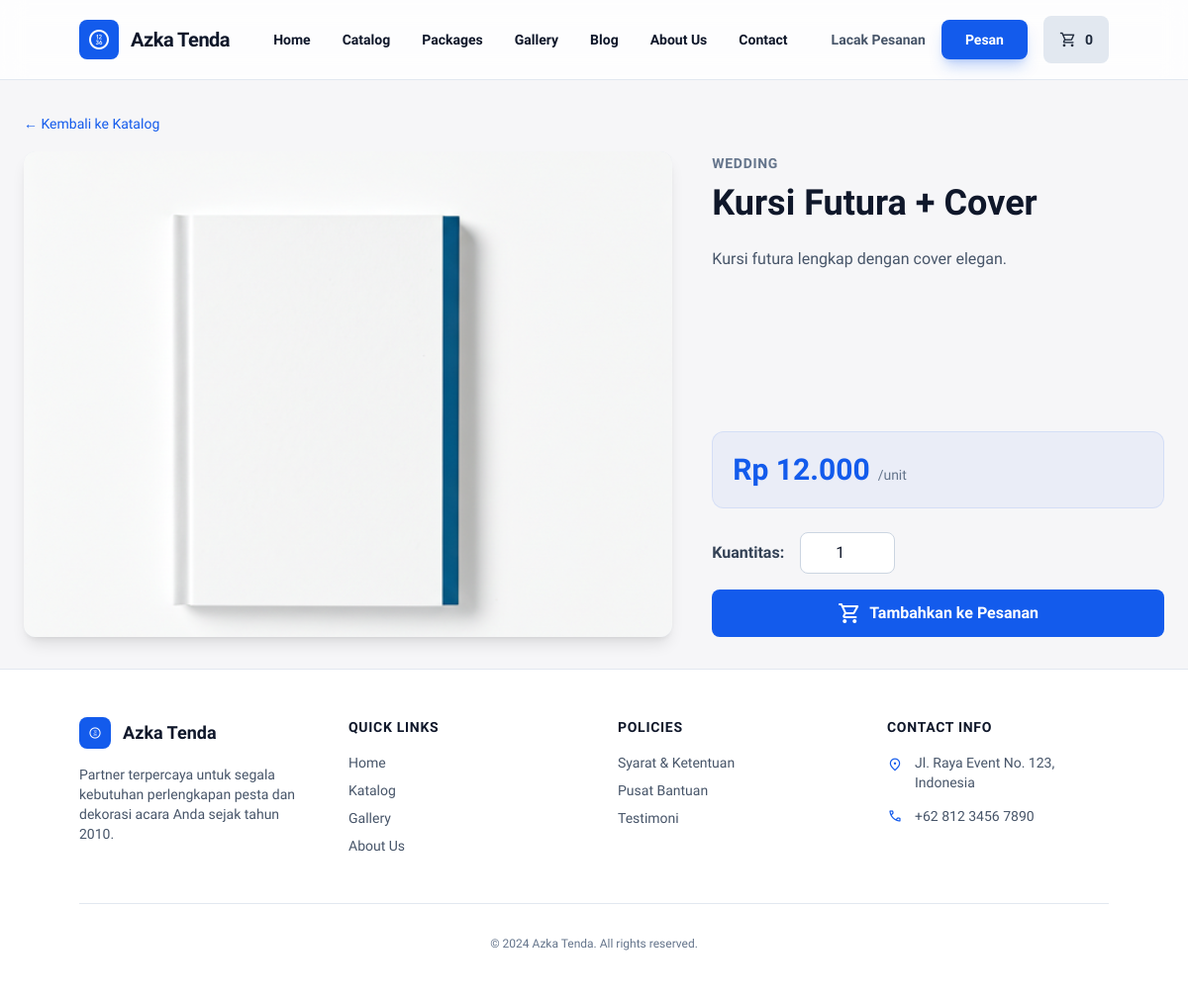
/product.php?id=2, run on the app's committed database.
### tables this page shows
CREATE TABLE products (
    id INT AUTO_INCREMENT PRIMARY KEY,
    category_id INT,
    name VARCHAR(255) NOT NULL,
    price DECIMAL(10,2) NOT NULL,
    unit VARCHAR(50) NOT NULL,
    image VARCHAR(500),
    description TEXT,
    FOREIGN KEY (category_id) REFERENCES categories(id)
);

CREATE TABLE categories (
    id INT AUTO_INCREMENT PRIMARY KEY,
    name VARCHAR(100) NOT NULL
);

### product.php (the view, shortened to what this page needs)
<?php
include 'includes/config.php';
$product_id = (int)$_GET['id'];
$query = "SELECT p.*, c.name as category_name FROM products p LEFT JOIN categories c ON p.category_id = c.id WHERE p.id = $product_id";
$result = $conn->query($query);
$product = $result->fetch_assoc();
?>
<?php include 'includes/header.php'; ?>
<main class="max-w-[1200px] mx-auto w-full px-6 py-8 flex-1">
    <div class="mb-4">
        <a href="catalog.php" class="text-sm text-primary hover:underline">&larr; Kembali ke Katalog</a>
    </div>
    <div class="grid grid-cols-1 lg:grid-cols-12 gap-10">
        <div class="lg:col-span-7 flex flex-col gap-4">
            <div class="w-full aspect-[4/3] rounded-xl overflow-hidden shadow-lg bg-slate-200 dark:bg-slate-800">
                <div class="w-full h-full bg-cover bg-center" style="background-image: url('<?= htmlspecialchars($product['image']) ?>')"></div>
            </div>
        </div>
        <div class="lg:col-span-5 flex flex-col gap-6">
            <div>
                <span class="text-sm font-semibold text-slate-500 uppercase tracking-wider"><?= htmlspecialchars($product['category_name']) ?></span>
                <h1 class="text-4xl font-black text-slate-900 dark:text-slate-100 mt-2"><?= htmlspecialchars($product['name']) ?></h1>
            </div>
            <p class="text-slate-600 dark:text-slate-400 leading-relaxed"><?= nl2br(htmlspecialchars($product['description'])) ?></p>
            <div class="p-5 rounded-xl bg-primary/5 dark:bg-primary/10 border border-primary/10 mt-auto">
                <div class="flex items-baseline gap-2">
                    <span class="text-3xl font-bold text-primary">Rp <?= number_format($product['price'], 0, ',', '.') ?></span>
                    <span class="text-slate-500 text-sm"><?= htmlspecialchars($product['unit']) ?></span>
                </div>
            </div>
            <form action="cart_action.php" method="POST" class="flex flex-col gap-4">
                <div class="flex items-center gap-4">
                    <label for="quantity" class="font-semibold text-slate-700 dark:text-slate-300">Kuantitas:</label>
                    <input type="number" id="quantity" name="quantity" value="1" min="1" class="w-24 p-2 border border-slate-300 rounded-lg text-center dark:bg-slate-800 dark:border-slate-700">
                </div>
                <button type="submit" class="w-full bg-primary text-white font-bold rounded-lg px-6 h-12 flex items-center justify-center gap-2 hover:bg-blue-700 transition-colors">
                    <span class="material-symbols-outlined">shopping_cart</span>
                    Tambahkan ke Pesanan
                </button>
            </form>
        </div>
    </div>
</main>
<?php include 'includes/footer.php'; ?>

### includes/header.php (style rules this page uses)
body { font-family: 'Work Sans', sans-serif; }

### data on the page
products: image (picture), category.name "WEDDING", name "Kursi Futura + Cover", description "Kursi futura lengkap dengan cover elegan.", price "12.000", unit "/unit"

### other printed values
$cart_count "0"
